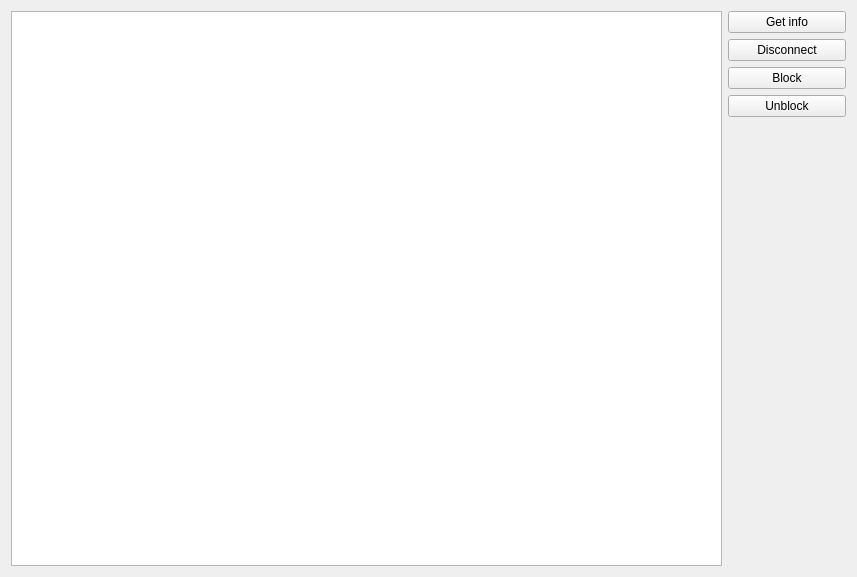
<?xml version="1.0" encoding="UTF-8"?>
<ui version="4.0">
 <class>UserListWidget</class>
 <widget class="QWidget" name="UserListWidget">
  <property name="geometry">
   <rect>
    <x>0</x>
    <y>0</y>
    <width>857</width>
    <height>577</height>
   </rect>
  </property>
  <property name="windowTitle">
   <string>Form</string>
  </property>
  <layout class="QHBoxLayout" name="horizontalLayout" stretch="6,1">
   <item>
    <widget class="QListWidget" name="userListW">
     <property name="font">
      <font>
       <pointsize>12</pointsize>
      </font>
     </property>
    </widget>
   </item>
   <item>
    <layout class="QVBoxLayout" name="verticalLayout">
     <item>
      <widget class="QPushButton" name="getUserInfo">
       <property name="text">
        <string>Get info</string>
       </property>
      </widget>
     </item>
     <item>
      <widget class="QPushButton" name="disconnectUser">
       <property name="text">
        <string>Disconnect</string>
       </property>
      </widget>
     </item>
     <item>
      <widget class="QPushButton" name="banUser">
       <property name="text">
        <string>Block</string>
       </property>
      </widget>
     </item>
     <item>
      <widget class="QPushButton" name="unblockUser">
       <property name="text">
        <string>Unblock</string>
       </property>
      </widget>
     </item>
     <item>
      <spacer name="verticalSpacer">
       <property name="orientation">
        <enum>Qt::Vertical</enum>
       </property>
       <property name="sizeHint" stdset="0">
        <size>
         <width>20</width>
         <height>40</height>
        </size>
       </property>
      </spacer>
     </item>
    </layout>
   </item>
  </layout>
 </widget>
 <resources/>
 <connections/>
</ui>
